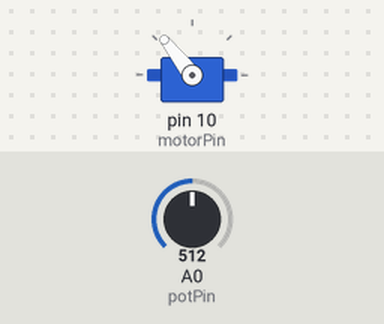
This sketch was run on a simulated Arduino Uno, built with avr-gcc and run on an emulated ATmega328P. Shown: servo. Inputs (shaded band) come from the test bench; at power-on: A0 (potPin) = 512.

Above: at 1.2 s.
1.3 s: A0 (potPin) set to 716
At 2.5 s:
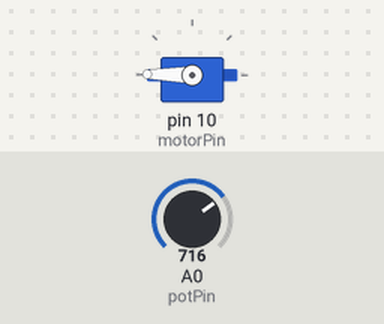
2.8 s: A0 (potPin) set to 900
At 3.8 s:
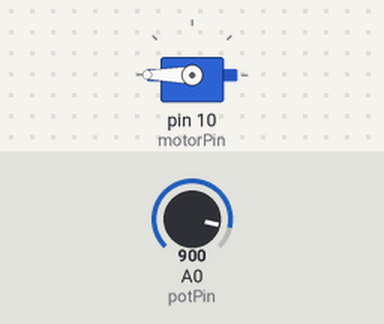
4.3 s: A0 (potPin) set to 306
At 5.0 s:
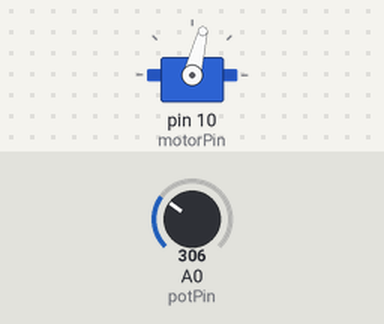
5.8 s: A0 (potPin) set to 122
At 6.1 s:
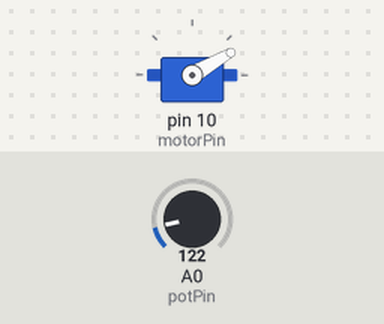
7.3 s: A0 (potPin) set to 0
At 8.4 s:
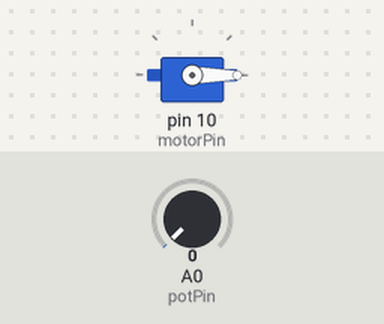
8.8 s: A0 (potPin) set to 1023
At 9.6 s:
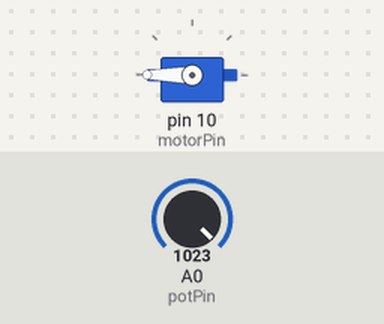
Timing chart, 0 to 11.3 s (numbered marks = the images above; inputs shaded):
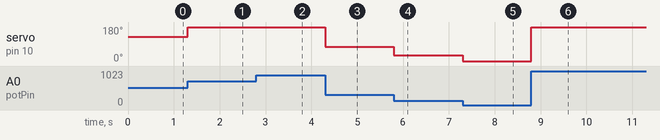

Measured:
- after the input at 1.3 s, servo on pin 10 (motorPin): 128° → 179° at once
- after the input at 2.8 s, servo on pin 10 (motorPin): 179° → 180° at once
- after the input at 4.3 s, servo on pin 10 (motorPin): 180° → 76° at once
- after the input at 5.8 s, servo on pin 10 (motorPin): 76° → 30° at once
- after the input at 7.3 s, servo on pin 10 (motorPin): 30° → 0° at once
- after the input at 8.8 s, servo on pin 10 (motorPin): 0° → 180° at once

The sketch:

main.ino
```cpp
//A simple program to use FRC Jaguwires motor contolers with arduino.
//Will be the basis for the ardion to arduion robort. Magic some may say.


#include <Servo.h>

int motorPin = 10;

Servo myservo;

int potPin = 0;
int potPinAmount;
int outPower;

void setup()
{
  TCCR1B = TCCR1B & 0b11111000 | 0x04; // PWM Freq. at 122Hz
  myservo.attach(motorPin);
  myservo.write(90);  // Start in neutral
  Serial.begin(9600);
}

void loop()
{

    //potPinAmount = analogRead(potPin);

    myservo.write((analogRead(potPin)) / 4);
    //myservo.write(100); // forward
    //myservo.write(80); // reverse
    //myservo.write(90); // neutral
}
```
